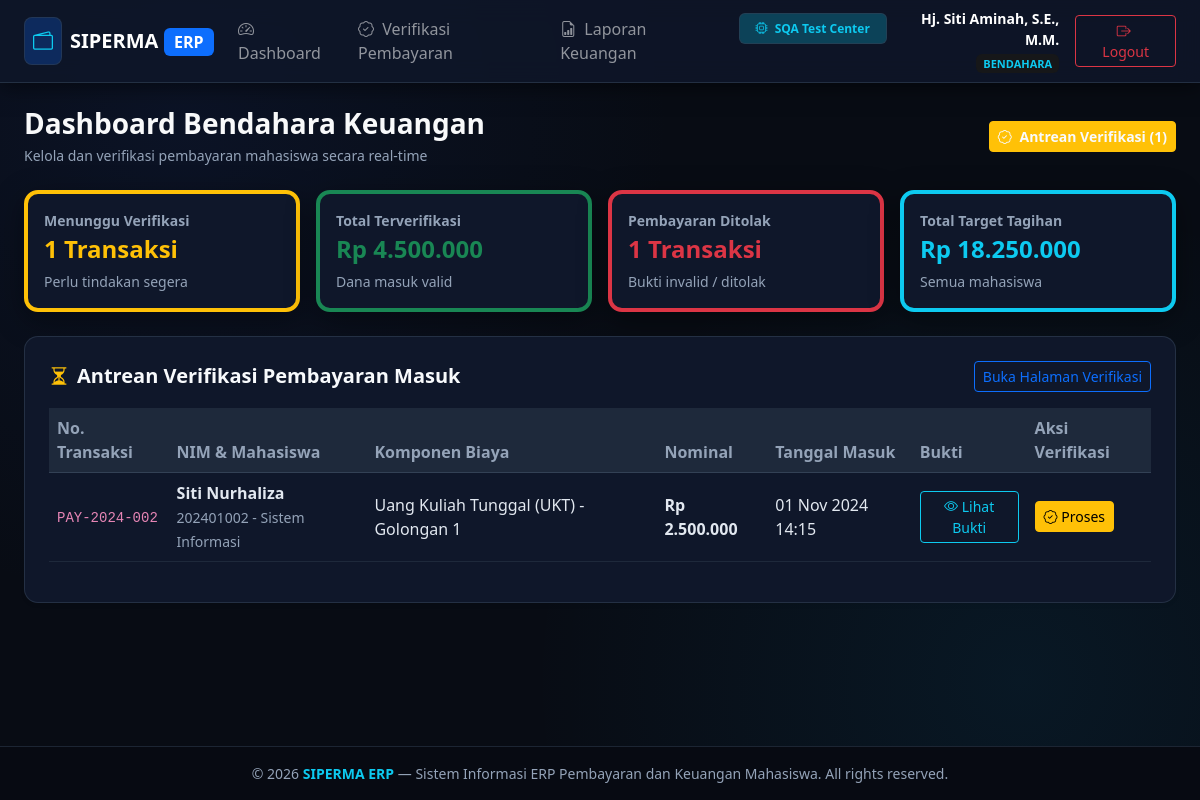
Page /bendahara/dashboard (signed in) on the committed database.
### tables this page shows
CREATE TABLE pembayaran (
    id INTEGER PRIMARY KEY AUTOINCREMENT,
    nomor_transaksi VARCHAR(50) UNIQUE NOT NULL,
    tagihan_id INTEGER NOT NULL,
    mahasiswa_id INTEGER NOT NULL,
    nominal_bayar DECIMAL(12,2) NOT NULL,
    metode_pembayaran VARCHAR(50) NOT NULL,
    bank_tujuan VARCHAR(50),
    bukti_transfer VARCHAR(255) NOT NULL,
    tanggal_bayar DATETIME NOT NULL,
    status VARCHAR(20) DEFAULT 'menunggu_verifikasi' CHECK(status IN ('menunggu_verifikasi', 'diverifikasi', 'ditolak')),
    diverifikasi_oleh INTEGER NULL,
    tanggal_verifikasi DATETIME NULL,
    catatan TEXT NULL,
    created_at DATETIME DEFAULT CURRENT_TIMESTAMP,
    FOREIGN KEY (tagihan_id) REFERENCES tagihan(id) ON DELETE CASCADE,
    FOREIGN KEY (mahasiswa_id) REFERENCES mahasiswa(id) ON DELETE CASCADE,
    FOREIGN KEY (diverifikasi_oleh) REFERENCES users(id) ON DELETE SET NULL
);

CREATE TABLE mahasiswa (
    id INTEGER PRIMARY KEY AUTOINCREMENT,
    user_id INTEGER NULL,
    nim VARCHAR(20) UNIQUE NOT NULL,
    nama VARCHAR(100) NOT NULL,
    prodi VARCHAR(100) NOT NULL,
    angkatan VARCHAR(10) NOT NULL,
    email VARCHAR(100),
    telepon VARCHAR(20),
    status VARCHAR(20) DEFAULT 'aktif' CHECK(status IN ('aktif', 'cuti', 'lulus', 'drop_out')),
    created_at DATETIME DEFAULT CURRENT_TIMESTAMP,
    FOREIGN KEY (user_id) REFERENCES users(id) ON DELETE SET NULL
);

CREATE TABLE jenis_biaya (
    id INTEGER PRIMARY KEY AUTOINCREMENT,
    kode VARCHAR(20) UNIQUE NOT NULL,
    nama VARCHAR(100) NOT NULL,
    nominal_default DECIMAL(12,2) NOT NULL,
    keterangan TEXT,
    status VARCHAR(20) DEFAULT 'aktif' CHECK(status IN ('aktif', 'nonaktif')),
    created_at DATETIME DEFAULT CURRENT_TIMESTAMP
);

### src/Views/bendahara/dashboard.php (the view)
<?php $pageTitle = 'Dashboard Bendahara'; require_once __DIR__ . '/../layouts/header.php'; ?>
<div class="page-header-responsive">
    <div>
        <h3 class="fw-bold text-light mb-1">Dashboard Bendahara Keuangan</h3>
        <p class="text-muted small mb-0">Kelola dan verifikasi pembayaran mahasiswa secara real-time</p>
    </div>
    <div class="page-actions-responsive">
        <a href="/bendahara/verifikasi" class="btn btn-warning text-dark fw-semibold btn-sm"><i class="bi bi-patch-check me-1"></i> Antrean Verifikasi (<?= count($pendingList ?? []) ?>)</a>
    </div>
</div>
<div class="row g-2 g-md-3 mb-4">
    <div class="col-12 col-sm-6 col-lg-3">
        <div class="card card-custom p-3 bg-white border-start border-warning border-4 h-100">
            <div class="text-muted small fw-semibold">Menunggu Verifikasi</div>
            <div class="fs-4 fw-bold text-warning"><?= count($pendingList ?? []) ?> Transaksi</div>
            <div class="small text-muted mt-1">Perlu tindakan segera</div>
        </div>
    </div>
    <div class="col-12 col-sm-6 col-lg-3">
        <div class="card card-custom p-3 bg-white border-start border-success border-4 h-100">
            <div class="text-muted small fw-semibold">Total Terverifikasi</div>
            <div class="fs-4 fw-bold text-success">Rp <?= number_format($totalDiverifikasi ?? 0, 0, ',', '.') ?></div>
            <div class="small text-muted mt-1">Dana masuk valid</div>
        </div>
    </div>
    <div class="col-12 col-sm-6 col-lg-3">
        <div class="card card-custom p-3 bg-white border-start border-danger border-4 h-100">
            <div class="text-muted small fw-semibold">Pembayaran Ditolak</div>
            <div class="fs-4 fw-bold text-danger"><?= $totalDitolakCount ?? 0 ?> Transaksi</div>
            <div class="small text-muted mt-1">Bukti invalid / ditolak</div>
        </div>
    </div>
    <div class="col-12 col-sm-6 col-lg-3">
        <div class="card card-custom p-3 bg-white border-start border-info border-4 h-100">
            <div class="text-muted small fw-semibold">Total Target Tagihan</div>
            <div class="fs-4 fw-bold text-info">Rp <?= number_format($totalTarget ?? 0, 0, ',', '.') ?></div>
            <div class="small text-muted mt-1">Semua mahasiswa</div>
        </div>
    </div>
</div>
<div class="card card-custom bg-white p-4 shadow-sm mb-4">
    <div class="d-flex justify-content-between align-items-center mb-3">
        <h5 class="fw-bold mb-0"><i class="bi bi-hourglass-split text-warning me-2"></i>Antrean Verifikasi Pembayaran Masuk</h5>
        <a href="/bendahara/verifikasi" class="btn btn-sm btn-outline-primary">Buka Halaman Verifikasi</a>
    </div>
    <div class="table-responsive">
        <table class="table table-hover table-custom align-middle">
            <thead>
                <tr>
                    <th>No. Transaksi</th>
                    <th>NIM & Mahasiswa</th>
                    <th>Komponen Biaya</th>
                    <th>Nominal</th>
                    <th>Tanggal Masuk</th>
                    <th>Bukti</th>
                    <th>Aksi Verifikasi</th>
                </tr>
            </thead>
            <tbody>
                <?php if (empty($pendingList)): ?>
                <tr><td colspan="7" class="text-center text-success py-4"><i class="bi bi-check2-circle fs-3 d-block mb-2"></i>Tidak ada pembayaran yang menunggu verifikasi</td></tr>
                <?php else: foreach ($pendingList as $p): ?>
                <tr>
                    <td><code><?= htmlspecialchars($p['nomor_transaksi']) ?></code></td>
                    <td>
                        <strong><?= htmlspecialchars($p['nama_mahasiswa']) ?></strong><br>
                        <small class="text-muted"><?= htmlspecialchars($p['nim']) ?> - <?= htmlspecialchars($p['prodi']) ?></small>
                    </td>
                    <td><?= htmlspecialchars($p['nama_biaya']) ?></td>
                    <td class="fw-bold text-primary">Rp <?= number_format($p['nominal_bayar'], 0, ',', '.') ?></td>
                    <td><?= date('d M Y H:i', strtotime($p['tanggal_bayar'])) ?></td>
                    <td>
                        <a href="/uploads/<?= htmlspecialchars($p['bukti_transfer']) ?>" target="_blank" class="btn btn-sm btn-outline-info"><i class="bi bi-eye"></i> Lihat Bukti</a>
                    </td>
                    <td>
                        <a href="/bendahara/verifikasi" class="btn btn-sm btn-warning"><i class="bi bi-patch-check"></i> Proses</a>
                    </td>
                </tr>
                <?php endforeach; endif; ?>
            </tbody>
        </table>
    </div>
</div>
<?php require_once __DIR__ . '/../layouts/footer.php'; ?>

### src/Views/layouts/header.php (style rules this page uses)
:root { --bg-dark: #07090e; --bg-surface: #0f172a; --bg-card: #131b2e; --border-color: #1e293b; --primary-accent: #3b82f6; --text-primary: #f8fafc; --text-muted: #94a3b8; }
*, *::before, *::after { box-sizing: border-box; }
html, body { overflow-x: hidden; max-width: 100vw; width: 100%; }
body { font-family: 'Segoe UI', system-ui, -apple-system, sans-serif; background: #080c14; background-image: radial-gradient(circle at 15% 15%, rgba(30, 58, 138, 0.15) 0%, transparent 40%), radial-gradient(circle at 85% 85%, rgba(14, 165, 233, 0.08) 0%, transparent 40%); background-attachment: fixed; color: #f1f5f9; min-height: 100vh; display: flex; flex-direction: column; }
.card-custom { background-color: #0f172a; border: 1px solid rgba(51, 65, 85, 0.6); border-radius: 14px; box-shadow: 0 8px 30px rgba(0,0,0,0.4); color: #f1f5f9; transition: all 0.25s ease; }
.table-custom { color: #f1f5f9 !important; }
.table-custom th { background-color: #1e293b !important; color: #94a3b8 !important; border-color: #334155 !important; font-weight: 600; }
.table-custom td { background-color: transparent !important; border-color: #1e293b !important; color: #e2e8f0 !important; }
.bg-white { background-color: #0f172a !important; color: #f8fafc !important; }
.text-dark { color: #f8fafc !important; }
.text-muted { color: #94a3b8 !important; }
.page-header-responsive { display: flex; flex-direction: column; gap: 12px; margin-bottom: 1.5rem; }
@media (min-width: 768px) { .page-header-responsive { flex-direction: row; justify-content: space-between; align-items: center; gap: 1rem; } }
.page-actions-responsive { display: flex; flex-wrap: wrap; gap: 8px; width: 100%; }
@media (min-width: 768px) { .page-actions-responsive { width: auto; } }
.page-actions-responsive .btn { flex: 1 1 auto; text-align: center; white-space: nowrap; }
@media (min-width: 768px) { .page-actions-responsive .btn { flex: 0 0 auto; } }

### rows in the picture
pembayaran: nomor_transaksi "PAY-2024-002", mahasiswa.nama "Siti Nurhaliza", mahasiswa.nim "202401002", mahasiswa.prodi "Sistem Informasi", jenis_biaya.nama "Uang Kuliah Tunggal (UKT) - Golongan 1", nominal_bayar "2.500.000", tanggal_bayar "01 Nov 2024 14:15"

### other values in the picture
$currentUser['name'] "Hj. Siti Aminah, S.E., M.M."
$currentUser['role'] "BENDAHARA"
count($pendingList ?? []) "1"
$totalDiverifikasi "4.500.000"
$totalDitolakCount "1"
$totalTarget "18.250.000"
